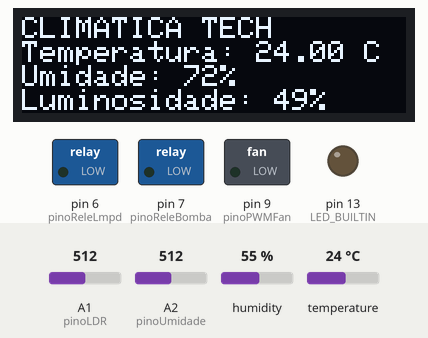
Recording of a sketch running on a simulated Arduino Uno, built with avr-gcc and run on an emulated ATmega328P. Parts: 128×32 one-colour display, switched loads named in the sketch (green lamp = pin HIGH), output pins drawn as LEDs (lit = HIGH). Inputs (shaded band) come from the test bench; at power-on: temperature 24 °C, A1 (pinoLDR) = 512, A2 (pinoUmidade) = 512, humidity 55 %. What the sketch prints to the serial monitor is not drawn.

Above: at 2.3 s.
2.4 s: temperature set to 12 °C
At 4.4 s:
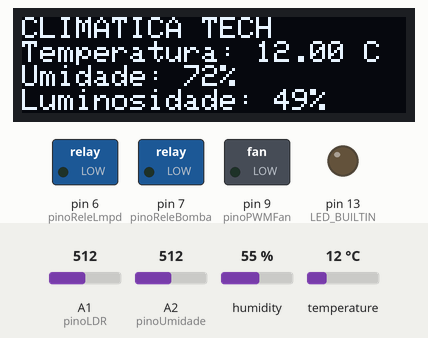
5.1 s: A1 (pinoLDR) set to 484
At 8.3 s:
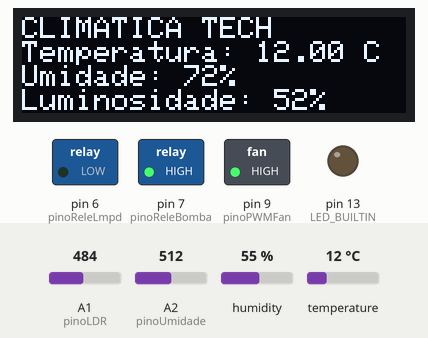
9.2 s: A1 (pinoLDR) set to 453
At 10.7 s:
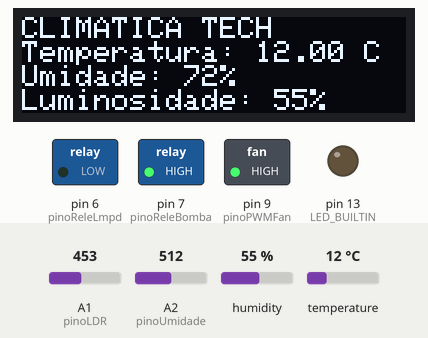
11.3 s: A2 (pinoUmidade) set to 895
At 16.2 s:
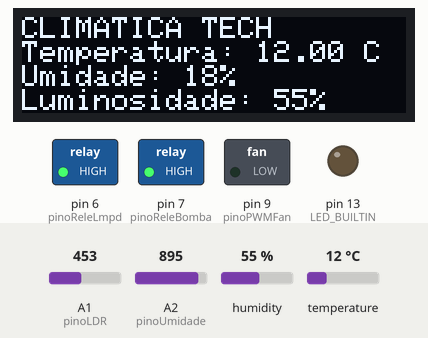
16.4 s: A2 (pinoUmidade) set to 920
At 18.6 s:
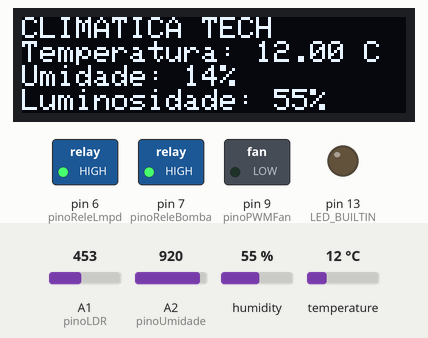
19.0 s: temperature set to 19 °C
At 24.1 s:
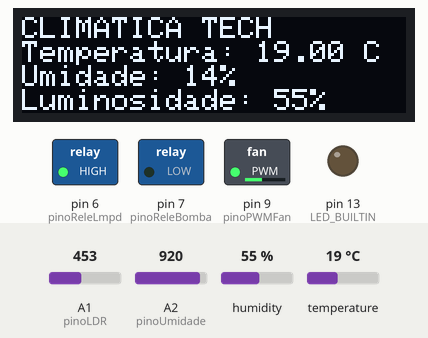
Timing chart, 0 to 32.4 s (numbered marks = the images above; inputs shaded):
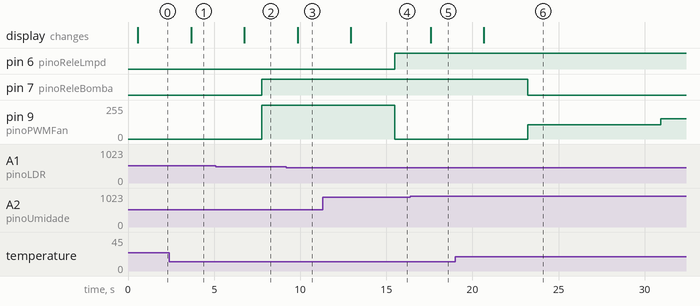

The sketch:

arduino-2.3.ino
```cpp
#include <ClimaticaTech_Controle_Var.h>
#include <ClimaticaTech_Filtro.h>
#include <ClimaticaTech_Mede_Var.h>
#include <ClimaticaTech_Msg.h>
#include <ClimaticaTech_Display.h>

#define pinoUmidade A2
#define pinoLDR A1
#define pinoTMP 3
#define pinoReleLmpd 6
#define pinoReleBomba 7
#define pinoPWMFan 9

const int JANELA = 5;
const int SETPOINT_UMI = 50;
const int SETPOINT_LUM = 50;
const double SETPOINT_TEMP = 20.0;

ClimaticaTech_ControleVar controle(pinoReleBomba, pinoReleLmpd, pinoPWMFan, SETPOINT_UMI, SETPOINT_LUM, SETPOINT_TEMP);
ClimaticaTech_Filtro filtro(JANELA);
ClimaticaTech_MedeVar medeVar(pinoUmidade, pinoLDR, pinoTMP);
ClimaticaTech_Display display;

void setup() {
  Serial.begin(9600);

  pinMode(LED_BUILTIN, OUTPUT);

  pinMode(pinoReleLmpd, OUTPUT);
  pinMode(pinoReleBomba, OUTPUT);
  pinMode(pinoPWMFan, OUTPUT);

  pinMode(pinoUmidade, INPUT);
  pinMode(pinoLDR, INPUT);
  pinMode(pinoTMP, INPUT);

  digitalWrite(pinoReleLmpd, LOW);
  digitalWrite(pinoReleBomba, LOW);

  display.begin();
}

void loop() {
  int umidade = 0;
  int luminosidade = 0;
  double temperatura = 0.0;

  for(int i = 0; i < JANELA; i++) {
    medeVar.medir(&umidade, &luminosidade, &temperatura);

    display.print(umidade, luminosidade, temperatura);

    filtro.mediaMovel(&umidade, &luminosidade, &temperatura, i);

    delay(1000);
  }

  controle.controlar(umidade, luminosidade, temperatura);

  ClimaticaTech_Msg::mandaMensagem(umidade, luminosidade, temperatura);
}
```

Measured:
- after the input at 2.4 s, the display: changes after 1.3 s (image 1)
- after the input at 5.1 s, the display: changes after 1.7 s (image 2)
- after the input at 9.2 s, the display: changes after 0.64 s (image 3)
- after the input at 11.3 s, the display: changes after 1.6 s (image 4)
- after the input at 16.4 s, the display: changes after 1.2 s (image 5)
- after the input at 19.0 s, the display: changes after 1.7 s (image 6)
